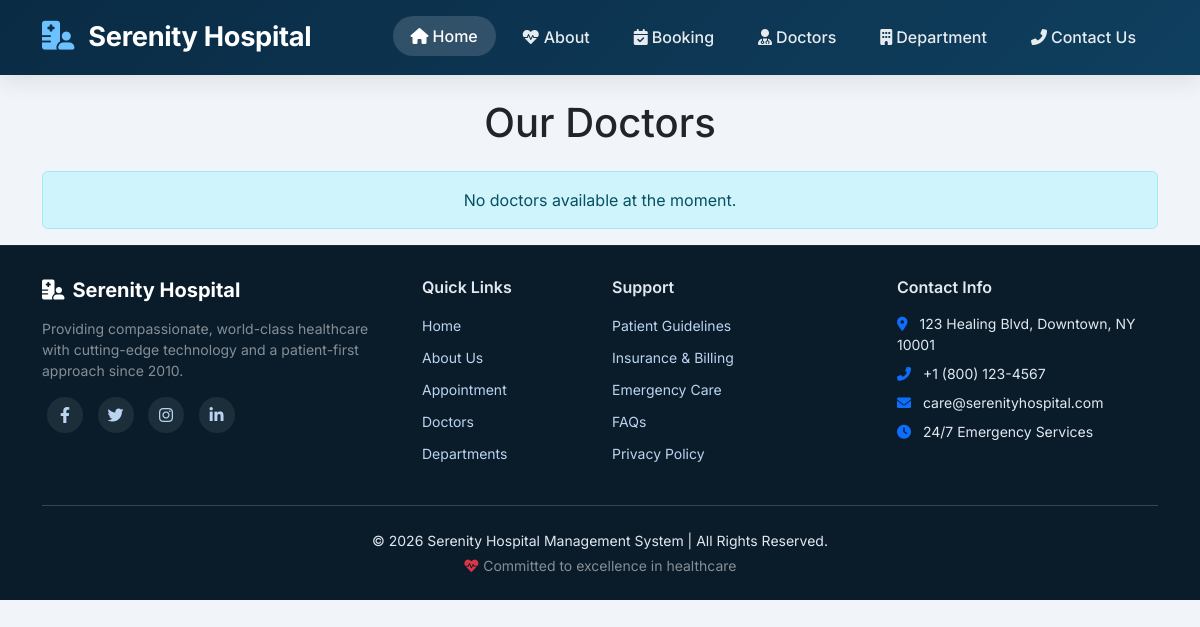
The page /doctors/ on the database as committed earlier.
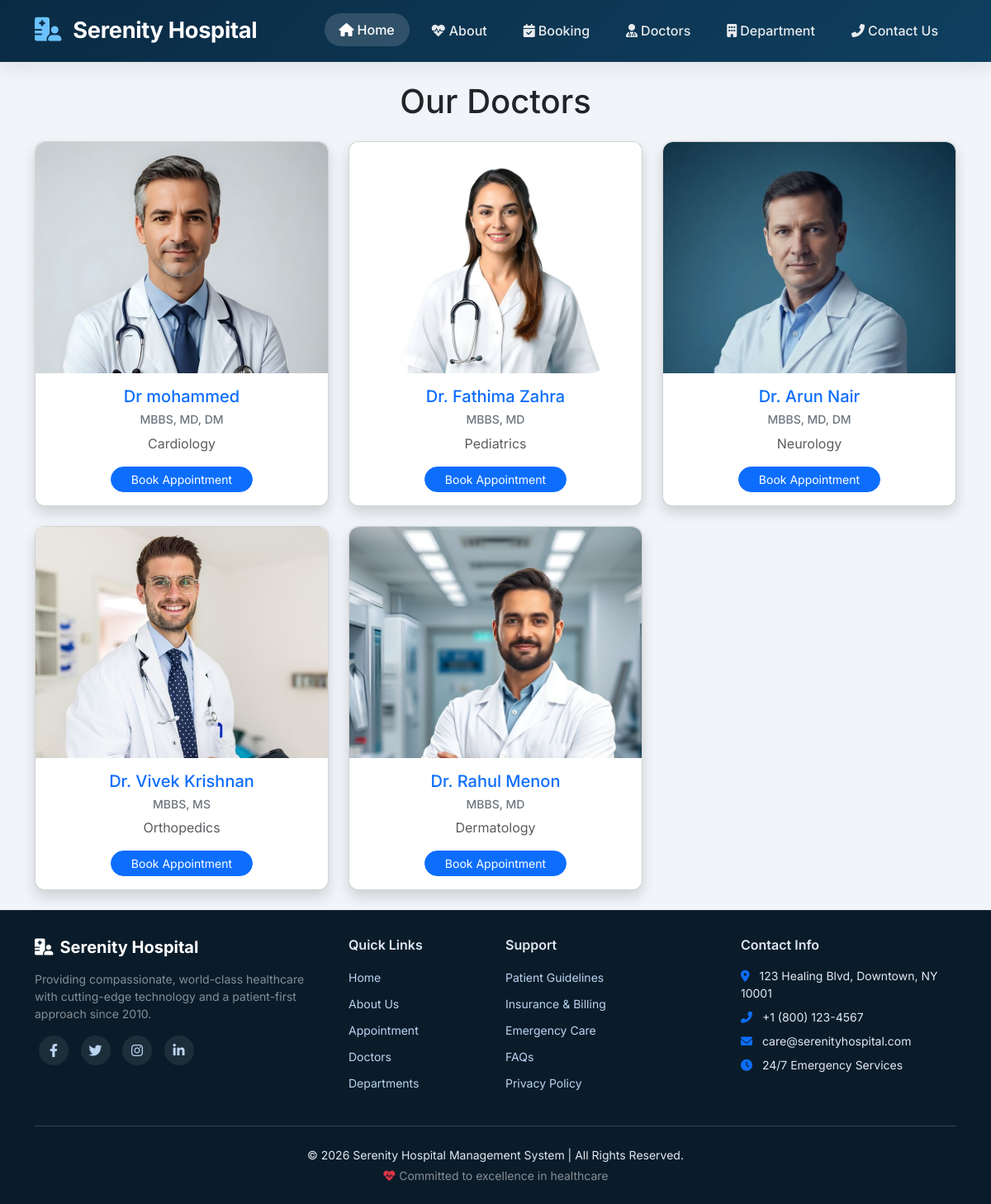
The same page on the database as committed later.
### home/models.py (models this page shows, shortened)
class Doctor(models.Model):
    doc_name = models.CharField(max_length=100)
    doc_specialty = models.CharField(max_length=100)
    dep_name = models.ForeignKey(Department, on_delete=models.CASCADE)
    dep_image = models.ImageField(upload_to='doctors')

class Department(models.Model):
    dep_name = models.CharField(max_length=100)
    dep_description = models.TextField()
    def __str__(self):
        return self.dep_name

### home/views.py (the view)
# urls.py: path('doctors/',views.doctors, name='doctors'),
def doctors(request):
   doctors = Doctor.objects.all()
   return render(request,'doctors.html', {'dict_doc' : doctors})

### templates/doctors.html (shortened to what this page needs)
{% extends 'base.html' %}
{% load static %}
{% block content %}
<div class="container mt-4">
    <h1 class="text-center mb-4">Our Doctors</h1>
    <div class="row">
        {% for d in dict_doc %}
        <div class="col-md-4 mb-4">
            <div class="card h-100 shadow">
                <img src="{{ d.dep_image.url }}"
                     class="card-img-top"
                     style="width: 100%; height: 280px; object-fit: cover; object-position: center top;"
                     alt="{{ d.doc_name }}">
                <div class="card-body text-center">
                    <h5 class="card-title text-primary">{{ d.doc_name }}</h5>
                    <h6 class="card-text small text-secondary ">{{ d.doc_specialty }}</h6>
                     <p class="card-text text-muted ">{{ d.dep_name }}</p>
                    <a href="#" class="btn btn-primary btn-sm rounded-pill px-4">Book Appointment</a>
                </div>
            </div>
        </div>
        {% empty %}
        <div class="col-12">
            <div class="alert alert-info text-center">No doctors available at the moment.</div>
        </div>
        {% endfor %}
    </div>
</div>
{% endblock %}

### templates/base.html (shortened to what this page needs)
<!DOCTYPE html>
<html lang="en">
<head>
    <link href="https://cdn.jsdelivr.net/npm/bootstrap@5.3.0-alpha1/dist/css/bootstrap.min.css" rel="stylesheet">
    <link rel="stylesheet" href="https://cdnjs.cloudflare.com/ajax/libs/font-awesome/6.0.0-beta3/css/all.min.css">
</head>
<body>
    <nav class="navbar navbar-expand-lg navbar-hospital sticky-top">
        <div class="container">
            <a class="navbar-brand" href="#">
                <i class="fas fa-hospital-user"></i> Serenity Hospital
            </a>
            <div class="collapse navbar-collapse" id="hospitalNavbar">
                <ul class="navbar-nav ms-auto mb-2 mb-lg-0">
                    <li class="nav-item">
                        <a class="nav-link active" href="{% url 'home' %}"><i class="fas fa-home me-1"></i>Home</a>
                    </li>
                    <li class="nav-item">
                        <a class="nav-link" href="{% url 'about' %}"><i class="fas fa-heartbeat me-1"></i>About</a>
                    </li>
                    <li class="nav-item">
                        <a class="nav-link" href="{% url 'booking' %}"><i class="fas fa-calendar-check me-1"></i>Booking</a>
                    </li>
                    <li class="nav-item">
                        <a class="nav-link" href="{% url 'doctors' %}"><i class="fas fa-user-md me-1"></i>Doctors</a>
                    </li>
                    <li class="nav-item">
                        <a class="nav-link" href="{% url 'department' %}"><i class="fas fa-building me-1"></i>Department</a>
                    </li>
                    <li class="nav-item">
                        <a class="nav-link" href="{% url 'contact' %}"><i class="fas fa-phone-alt me-1"></i>Contact Us</a>
                    </li>
                </ul>
            </div>
        </div>
    </nav>
    {% block content %}
    {% endblock %}
    <footer class="footer-hospital ">
        <div class="container">
            <div class="row gy-4">
                <div class="col-md-4">
                    <h5 class="fw-bold mb-3" style="color: white;"><i class="fas fa-hospital-user me-2"></i>Serenity Hospital</h5>
                    <p class="small text-white-50">Providing compassionate, world-class healthcare with cutting-edge technology and a patient-first approach since 2010.</p>
                    <div class="mt-3">
                        <a href="#" class="social-icon"><i class="fab fa-facebook-f"></i></a>
                        <a href="#" class="social-icon"><i class="fab fa-twitter"></i></a>
                        <a href="#" class="social-icon"><i class="fab fa-instagram"></i></a>
                        <a href="#" class="social-icon"><i class="fab fa-linkedin-in"></i></a>
                    </div>
                </div>
                <div class="col-md-2">
                    <h6 class="fw-semibold mb-3" style="color: #e2e8f0;">Quick Links</h6>
                    <ul class="list-unstyled">
                        <li class="mb-2"><a href="{% url 'home' %}" class="text-decoration-none small">Home</a></li>
                        <li class="mb-2"><a href="{% url 'about' %}" class="text-decoration-none small">About Us</a></li>
                        <li class="mb-2"><a href="{% url 'booking' %}" class="text-decoration-none small">Appointment</a></li>
                        <li class="mb-2"><a href="{% url 'doctors' %}" class="text-decoration-none small">Doctors</a></li>
                        <li class="mb-2"><a href="{% url 'department' %}" class="text-decoration-none small">Departments</a></li>
                    </ul>
                </div>
                <div class="col-md-3">
                    <h6 class="fw-semibold mb-3" style="color: #e2e8f0;">Support</h6>
                    <ul class="list-unstyled">
                        <li class="mb-2"><a href="#" class="text-decoration-none small">Patient Guidelines</a></li>
                        <li class="mb-2"><a href="#" class="text-decoration-none small">Insurance & Billing</a></li>
                        <li class="mb-2"><a href="#" class="text-decoration-none small">Emergency Care</a></li>
                        <li class="mb-2"><a href="#" class="text-decoration-none small">FAQs</a></li>
                        <li class="mb-2"><a href="#" class="text-decoration-none small">Privacy Policy</a></li>
                    </ul>
                </div>
                <div class="col-md-3">
                    <h6 class="fw-semibold mb-3" style="color: #e2e8f0;">Contact Info</h6>
                    <ul class="list-unstyled small">
                        <li class="mb-2"><i class="fas fa-map-marker-alt me-2 text-primary"></i> 123 Healing Blvd, Downtown, NY 10001</li>
                        <li class="mb-2"><i class="fas fa-phone-alt me-2 text-primary"></i> +1 (800) 123-4567</li>
                        <li class="mb-2"><i class="fas fa-envelope me-2 text-primary"></i> care@serenityhospital.com</li>
                        <li class="mb-2"><i class="fas fa-clock me-2 text-primary"></i> 24/7 Emergency Services</li>
                    </ul>
                </div>
            </div>
            <hr class="my-4">
            <div class="text-center">
                <p class="mb-0 small">&copy; 2026 Serenity Hospital Management System | All Rights Reserved.</p>
                <p class="mb-0 mt-1 small text-white-50"><i class="fas fa-heartbeat text-danger"></i> Committed to excellence in healthcare</p>
            </div>
        </div>
    </footer>
</body>
</html>

### templates/base.html (style rules this page uses)
* { font-family: 'Inter', sans-serif; }
body { background: #f1f5f9; display: flex; flex-direction: column; min-height: 100vh; }
.navbar-hospital { background: linear-gradient(135deg, #0a2b44 0%, #0f3f5f 100%); box-shadow: 0 8px 20px rgba(0, 0, 0, 0.08); padding-top: 0.75rem; padding-bottom: 0.75rem; }
.navbar-brand { font-weight: 700; font-size: 1.7rem; letter-spacing: -0.3px; color: white !important; }
.navbar-brand i { color: #6bc2ff; margin-right: 8px; font-size: 1.8rem; }
.nav-link { font-weight: 500; margin: 0 4px; border-radius: 40px; padding: 8px 18px !important; transition: all 0.2s ease; color: rgba(255, 255, 255, 0.9) !important; }
.nav-link:hover, .nav-link.active { background-color: rgba(255, 255, 255, 0.15); color: white !important; transform: translateY(-1px); }
.footer-hospital { background: #0a1c2a; color: #e2e8f0; border-top: 1px solid rgba(255, 255, 255, 0.05); padding: 2rem 0 1.5rem; }
.footer-hospital a { color: #bbd4f0; text-decoration: none; transition: 0.2s; }
.social-icon { display: inline-flex; align-items: center; justify-content: center; width: 36px; height: 36px; background: rgba(255, 255, 255, 0.08); border-radius: 50%; transition: 0.2s; color: #cbd5e1; margin: 0 5px; }
hr { opacity: 0.2; }

### templates/doctors.html (style rules this page uses)
.card { transition: transform 0.3s ease, box-shadow 0.3s ease; border-radius: 12px; overflow: hidden; }
.card-img-top { border-top-left-radius: 12px; border-top-right-radius: 12px; }

Rows that differ between the two databases and show on the page:
added Doctor: dep_image (picture), doc_name "Dr mohammed", doc_specialty "MBBS, MD, DM", dep_name "Cardiology"
added Doctor: dep_image (picture), doc_name "Dr. Fathima Zahra", doc_specialty "MBBS, MD", dep_name "Pediatrics"
added Doctor: dep_image (picture), doc_name "Dr. Arun Nair", doc_specialty "MBBS, MD, DM", dep_name "Neurology"
added Doctor: dep_image (picture), doc_name "Dr. Vivek Krishnan", doc_specialty "MBBS, MS", dep_name "Orthopedics"
added Doctor: dep_image (picture), doc_name "Dr. Rahul Menon", doc_specialty "MBBS, MD", dep_name "Dermatology"
Other text that changed with them:
text no longer shown: "No doctors available at the moment."
